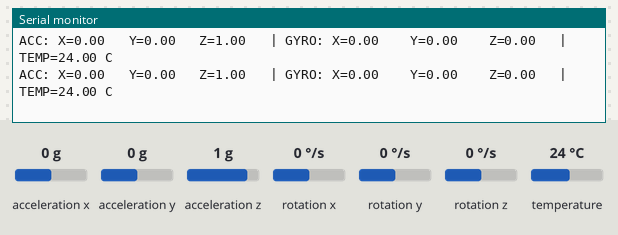
This sketch was run on a simulated ESP32. Parts: the last lines printed to the serial monitor. The test bench sets the inputs (shaded band); at power-on: acceleration x 0 g, acceleration y 0 g, acceleration z 1 g, rotation x 0 °/s, rotation y 0 °/s, rotation z 0 °/s, temperature 24 °C.

Above: at 4.2 s.
4.3 s: acceleration x set to -1.4 g
At 4.35 s:
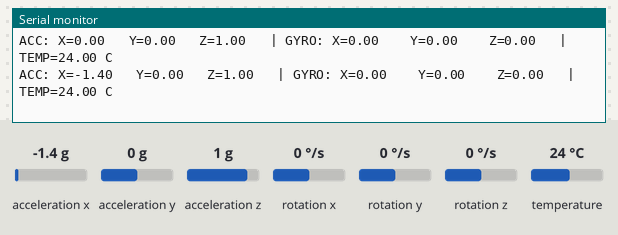
5.8 s: acceleration y set to -1.4 g
At 5.89 s:
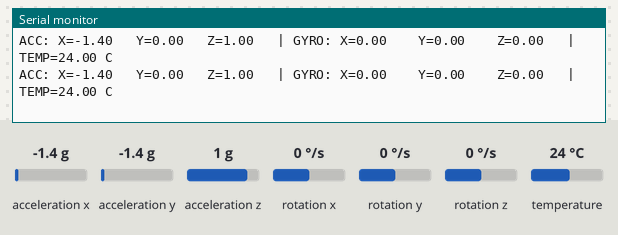
7.3 s: acceleration z set to -1.4 g
At 7.34 s:
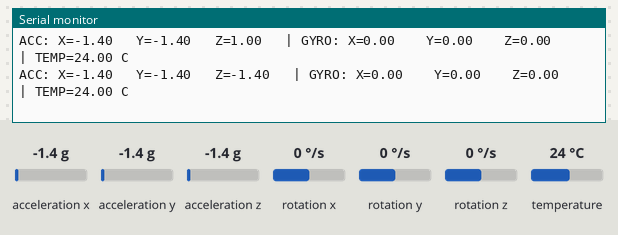
8.8 s: rotation x set to -192 °/s
At 8.89 s:
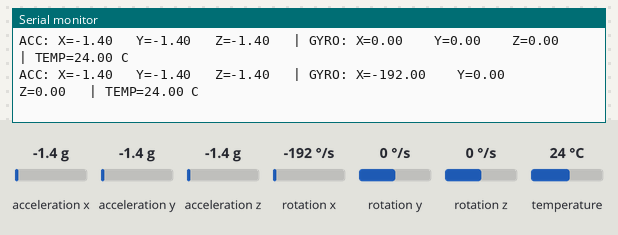
10.3 s: rotation y set to -192 °/s
At 10.34 s:
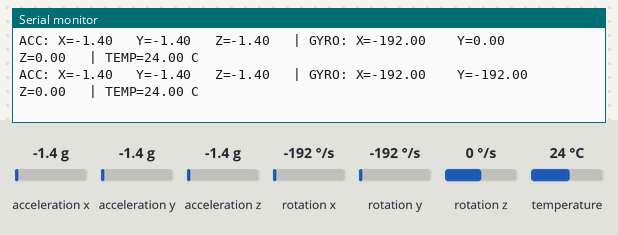
11.8 s: rotation x set to 0 °/s
At 11.8 s:
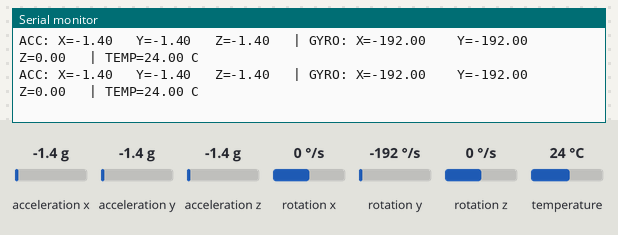

The sketch:

gryotest.ino
```cpp
#include <Wire.h>
#include <MPU6050_tockn.h>

MPU6050 mpu6050(Wire);

void setup() {
  Serial.begin(115200);
  Wire.begin(33, 32);  // SDA=33, SCL=32 for your ESP32

  mpu6050.begin();
  mpu6050.calcGyroOffsets(true);  // calibrates; keep IMU still
  Serial.println("MPU6050 ready!");
}

void loop() {
  mpu6050.update();

  // Read raw values
  float ax = mpu6050.getAccX();
  float ay = mpu6050.getAccY();
  float az = mpu6050.getAccZ();

  float gx = mpu6050.getGyroX();
  float gy = mpu6050.getGyroY();
  float gz = mpu6050.getGyroZ();

  float temp = mpu6050.getTemp();

  // Print using printf for compact debugging
  Serial.printf("ACC: X=%.2f\t Y=%.2f\t Z=%.2f\t | GYRO: X=%.2f \t Y=%.2f \t Z=%.2f\t | TEMP=%.2f C\n",
                ax, ay, az, gx, gy, gz, temp);
  // Serial.printf("GYRO: X=%.2f\t Y=%.2f  \t Z=%.2f\t | TEMP=%.2f C\n",
  //               gx, gy, gz, temp);

  delay(100); // adjust update rate
}
```

Measured:
- after the input at 4.3 s, the serial monitor: prints a new line at once (image 1)
- after the input at 7.3 s, the serial monitor: prints a new line at once (image 3)
- after the input at 8.8 s, the serial monitor: prints a new line after 0.09 s (image 4)
- after the input at 10.3 s, the serial monitor: prints a new line at once (image 5)
